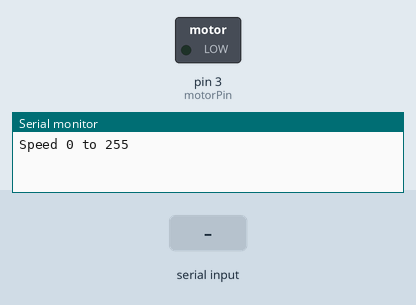
Recording of a sketch running on a simulated Arduino Uno, built with avr-gcc and run on an emulated ATmega328P. Parts: switched loads named in the sketch (green lamp = pin HIGH), the last lines printed to the serial monitor. The inputs (shaded band) are chosen by the test bench.

Above: at 1.2 s.
1.3 s: "90,45\n" received over Serial
At 2.1 s:
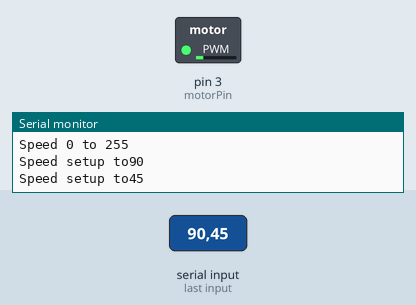
3.8 s: "30,150\n" received over Serial
At 4.1 s:
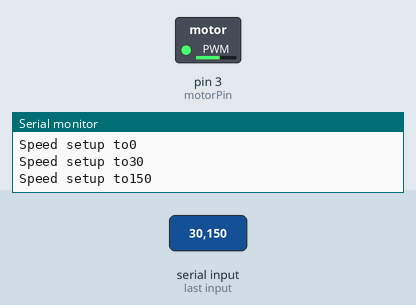
6.3 s: "200\n" received over Serial
At 7.1 s:
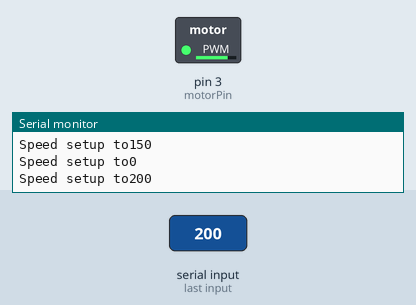
Timing chart, 0 to 9.3 s (numbered marks = the images above; inputs shaded):
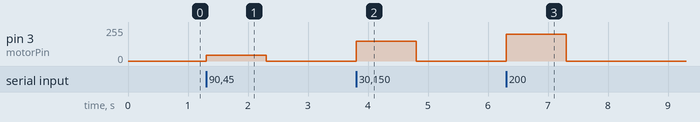

The sketch:

Motor.ino
```cpp
int motorPin = 3;

void setup()
{
  pinMode(motorPin, OUTPUT);
  Serial.begin(9600);
  while (! Serial);
  Serial.println("Speed 0 to 255");
}


void loop()
{
  if (Serial.available())
  {
    int speedMotor = Serial.parseInt();
    if (speedMotor >= 0 && speedMotor <= 255)
    {

      analogWrite(motorPin, speedMotor);
      Serial.print("Speed setup to");
      Serial.println(speedMotor);
    }
  }

}
```

Measured:
- after the input at 1.3 s, pin 3 (motorPin): 0/255 → 45/255 at once, → 0/255 1.0 s later
- after the input at 3.8 s, pin 3 (motorPin): 0/255 → 150/255 at once, → 0/255 1.0 s later
- after the input at 6.3 s, pin 3 (motorPin): 0/255 → 200/255 at once, → 0/255 1.0 s later
